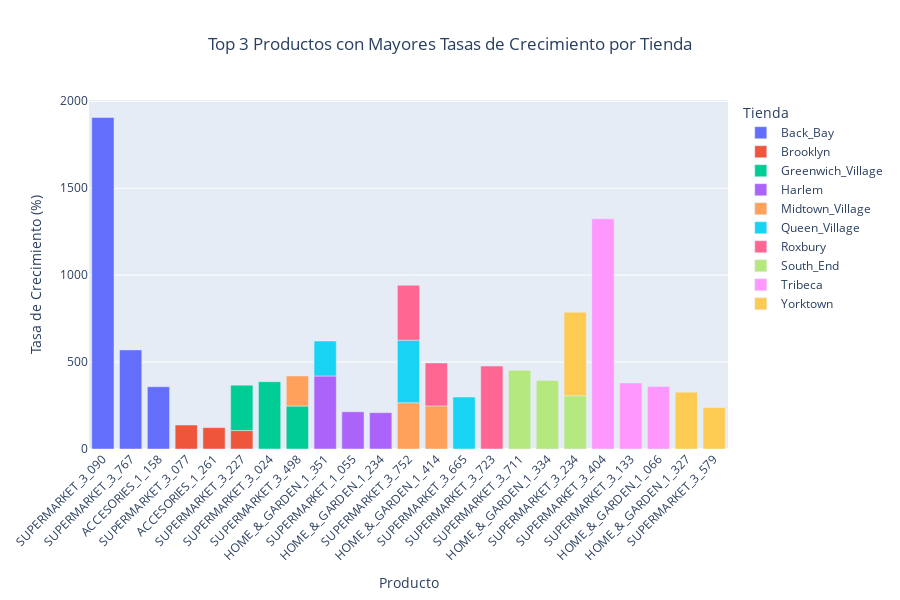

Notebook code cell kept with this figure:
### Markdown cell above
## 1.3. Identificación de Productos Populares y No Populares
- Calcular métricas de ventas por producto y tienda.
- Identificar productos con ventas decrecientes y productos con ventas crecientes.
### Checklist:
- Calcular métricas de ventas
- Identificar productos populares y no populares

### Code cell
import pandas as pd
import plotly.express as px

# Crear una copia del DataFrame original
df_temp = df.copy()

# Asegurarse de que la columna 'date' esté en formato datetime
df_temp['date'] = pd.to_datetime(df_temp['date'], errors='coerce')

# Verificar y eliminar valores nulos en la columna 'date'
df_temp = df_temp.dropna(subset=['date'])

# Calcular métricas de ventas por producto y tienda
ventas_mensuales_por_producto_tienda = df_temp.groupby(['item', 'store', pd.Grouper(key='date', freq='ME')]).agg({'sales': 'sum'}).reset_index()
ventas_mensuales_por_producto_tienda['pct_change'] = ventas_mensuales_por_producto_tienda.groupby(['item', 'store'])['sales'].pct_change()

# Identificar los tres productos con mayores tasas de crecimiento por tienda
productos_crecientes = ventas_mensuales_por_producto_tienda.groupby('store', group_keys=False).apply(lambda x: x.nlargest(3, 'pct_change')).reset_index(drop=True)

# Crear gráfico interactivo de barras para productos con mayores tasas de crecimiento
fig2 = px.bar(productos_crecientes, x='item', y='pct_change', color='store', title='Top 3 Productos con Mayores Tasas de Crecimiento por Tienda',
             labels={'pct_change': 'Tasa de Crecimiento (%)', 'item': 'Producto', 'store': 'Tienda'}, hover_data={'pct_change': True})

fig2.update_layout(
    xaxis=dict(tickangle=-45),
    title=dict(x=0.5),
    height=600,
    bargap=0.2,
    legend_title_text='Tienda'
)

# Mostrar el gráfico
fig2.show()

### Figure 1 — Plotly figure (JSON) as saved in the notebook; plotly's stock layout.template omitted (floating-point values rounded to 4 significant figures)
{"data": [{"alignmentgroup": "True", "hovertemplate": "Tienda=Back_Bay<br>Producto=%{x}<br>Tasa de Crecimiento (%)=%{y}<extra></extra>", "legendgroup": "Back_Bay", "marker": {"color": "#636efa", "pattern": {"shape": ""}}, "name": "Back_Bay", "offsetgroup": "Back_Bay", "orientation": "v", "showlegend": true, "textposition": "auto", "type": "bar", "x": ["SUPERMARKET_3_090", "SUPERMARKET_3_767", "ACCESORIES_1_158"], "xaxis": "x", "y": [1907, 570, 358], "yaxis": "y"}, {"alignmentgroup": "True", "hovertemplate": "Tienda=Brooklyn<br>Producto=%{x}<br>Tasa de Crecimiento (%)=%{y}<extra></extra>", "legendgroup": "Brooklyn", "marker": {"color": "#EF553B", "pattern": {"shape": ""}}, "name": "Brooklyn", "offsetgroup": "Brooklyn", "orientation": "v", "showlegend": true, "textposition": "auto", "type": "bar", "x": ["SUPERMARKET_3_077", "ACCESORIES_1_261", "SUPERMARKET_3_227"], "xaxis": "x", "y": [138, 123, 106], "yaxis": "y"}, {"alignmentgroup": "True", "hovertemplate": "Tienda=Greenwich_Village<br>Producto=%{x}<br>Tasa de Crecimiento (%)=%{y}<extra></extra>", "legendgroup": "Greenwich_Village", "marker": {"color": "#00cc96", "pattern": {"shape": ""}}, "name": "Greenwich_Village", "offsetgroup": "Greenwich_Village", "orientation": "v", "showlegend": true, "textposition": "auto", "type": "bar", "x": ["SUPERMARKET_3_024", "SUPERMARKET_3_227", "SUPERMARKET_3_498"], "xaxis": "x", "y": [387, 261, 247], "yaxis": "y"}, {"alignmentgroup": "True", "hovertemplate": "Tienda=Harlem<br>Producto=%{x}<br>Tasa de Crecimiento (%)=%{y}<extra></extra>", "legendgroup": "Harlem", "marker": {"color": "#ab63fa", "pattern": {"shape": ""}}, "name": "Harlem", "offsetgroup": "Harlem", "orientation": "v", "showlegend": true, "textposition": "auto", "type": "bar", "x": ["HOME_&_GARDEN_1_351", "SUPERMARKET_1_055", "HOME_&_GARDEN_1_234"], "xaxis": "x", "y": [420, 214, 209], "yaxis": "y"}, {"alignmentgroup": "True", "hovertemplate": "Tienda=Midtown_Village<br>Producto=%{x}<br>Tasa de Crecimiento (%)=%{y}<extra></extra>", "legendgroup": "Midtown_Village", "marker": {"color": "#FFA15A", "pattern": {"shape": ""}}, "name": "Midtown_Village", "offsetgroup": "Midtown_Village", "orientation": "v", "showlegend": true, "textposition": "auto", "type": "bar", "x": ["SUPERMARKET_3_752", "HOME_&_GARDEN_1_414", "SUPERMARKET_3_498"], "xaxis": "x", "y": [266, 248, 173], "yaxis": "y"}, {"alignmentgroup": "True", "hovertemplate": "Tienda=Queen_Village<br>Producto=%{x}<br>Tasa de Crecimiento (%)=%{y}<extra></extra>", "legendgroup": "Queen_Village", "marker": {"color": "#19d3f3", "pattern": {"shape": ""}}, "name": "Queen_Village", "offsetgroup": "Queen_Village", "orientation": "v", "showlegend": true, "textposition": "auto", "type": "bar", "x": ["SUPERMARKET_3_752", "SUPERMARKET_3_665", "HOME_&_GARDEN_1_351"], "xaxis": "x", "y": [360, 299, 201], "yaxis": "y"}, {"alignmentgroup": "True", "hovertemplate": "Tienda=Roxbury<br>Producto=%{x}<br>Tasa de Crecimiento (%)=%{y}<extra></extra>", "legendgroup": "Roxbury", "marker": {"color": "#FF6692", "pattern": {"shape": ""}}, "name": "Roxbury", "offsetgroup": "Roxbury", "orientation": "v", "showlegend": true, "textposition": "auto", "type": "bar", "x": ["SUPERMARKET_3_723", "SUPERMARKET_3_752", "HOME_&_GARDEN_1_414"], "xaxis": "x", "y": [477, 316, 247], "yaxis": "y"}, {"alignmentgroup": "True", "hovertemplate": "Tienda=South_End<br>Producto=%{x}<br>Tasa de Crecimiento (%)=%{y}<extra></extra>", "legendgroup": "South_End", "marker": {"color": "#B6E880", "pattern": {"shape": ""}}, "name": "South_End", "offsetgroup": "South_End", "orientation": "v", "showlegend": true, "textposition": "auto", "type": "bar", "x": ["SUPERMARKET_3_711", "HOME_&_GARDEN_1_334", "SUPERMARKET_3_234"], "xaxis": "x", "y": [453, 394, 307], "yaxis": "y"}, {"alignmentgroup": "True", "hovertemplate": "Tienda=Tribeca<br>Producto=%{x}<br>Tasa de Crecimiento (%)=%{y}<extra></extra>", "legendgroup": "Tribeca", "marker": {"color": "#FF97FF", "pattern": {"shape": ""}}, "name": "Tribeca", "offsetgroup": "Tribeca", "orientation": "v", "showlegend": true, "textposition": "auto", "type": "bar", "x": ["SUPERMARKET_3_404", "SUPERMARKET_3_133", "HOME_&_GARDEN_1_066"], "xaxis": "x", "y": [1324, 380, 359], "yaxis": "y"}, {"alignmentgroup": "True", "hovertemplate": "Tienda=Yorktown<br>Producto=%{x}<br>Tasa de Crecimiento (%)=%{y}<extra></extra>", "legendgroup": "Yorktown", "marker": {"color": "#FECB52", "pattern": {"shape": ""}}, "name": "Yorktown", "offsetgroup": "Yorktown", "orientation": "v", "showlegend": true, "textposition": "auto", "type": "bar", "x": ["SUPERMARKET_3_234", "HOME_&_GARDEN_1_327", "SUPERMARKET_3_579"], "xaxis": "x", "y": [479.5, 327, 238], "yaxis": "y"}], "layout": {"bargap": 0.2, "barmode": "relative", "height": 600, "legend": {"title": {"text": "Tienda"}, "tracegroupgap": 0}, "title": {"text": "Top 3 Productos con Mayores Tasas de Crecimiento por Tienda", "x": 0.5}, "xaxis": {"anchor": "y", "domain": [0, 1], "tickangle": -45, "title": {"text": "Producto"}}, "yaxis": {"anchor": "x", "domain": [0, 1], "title": {"text": "Tasa de Crecimiento (%)"}}}}
